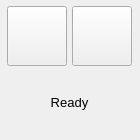
<?xml version="1.0" encoding="UTF-8"?>
<ui version="4.0">
 <class>CompactWindow</class>
 <widget class="QWidget" name="CompactWindow">
  <property name="geometry">
   <rect>
    <x>0</x>
    <y>0</y>
    <width>140</width>
    <height>140</height>
   </rect>
  </property>
  <property name="minimumSize">
   <size>
    <width>140</width>
    <height>140</height>
   </size>
  </property>
  <property name="maximumSize">
   <size>
    <width>140</width>
    <height>140</height>
   </size>
  </property>
  <property name="windowTitle">
   <string>Mouse Control</string>
  </property>
  <layout class="QGridLayout" name="gridLayout">
   <property name="leftMargin">
    <number>6</number>
   </property>
   <property name="topMargin">
    <number>6</number>
   </property>
   <property name="rightMargin">
    <number>6</number>
   </property>
   <property name="bottomMargin">
    <number>6</number>
   </property>
   <property name="spacing">
    <number>4</number>
   </property>
   <item row="0" column="0">
    <widget class="QPushButton" name="recordButton">
     <property name="minimumSize">
      <size>
       <width>60</width>
       <height>60</height>
      </size>
     </property>
     <property name="maximumSize">
      <size>
       <width>60</width>
       <height>60</height>
      </size>
     </property>
     <property name="text">
      <string></string>
     </property>
     <property name="iconSize">
      <size>
       <width>32</width>
       <height>32</height>
      </size>
     </property>
     <property name="checkable">
      <bool>true</bool>
     </property>
    </widget>
   </item>
   <item row="0" column="1">
    <widget class="QPushButton" name="playButton">
     <property name="minimumSize">
      <size>
       <width>60</width>
       <height>60</height>
      </size>
     </property>
     <property name="maximumSize">
      <size>
       <width>60</width>
       <height>60</height>
      </size>
     </property>
     <property name="text">
      <string></string>
     </property>
     <property name="iconSize">
      <size>
       <width>32</width>
       <height>32</height>
      </size>
     </property>
    </widget>
   </item>
   <item row="1" column="0" colspan="2">
    <widget class="QLabel" name="statusLabel">
     <property name="minimumSize">
      <size>
       <width>0</width>
       <height>60</height>
      </size>
     </property>
     <property name="font">
      <font>
       <pointsize>10</pointsize>
      </font>
     </property>
     <property name="text">
      <string>Ready</string>
     </property>
     <property name="alignment">
      <set>Qt::AlignmentFlag::AlignCenter</set>
     </property>
     <property name="wordWrap">
      <bool>true</bool>
     </property>
    </widget>
   </item>
  </layout>
 </widget>
 <resources/>
 <connections/>
</ui>
